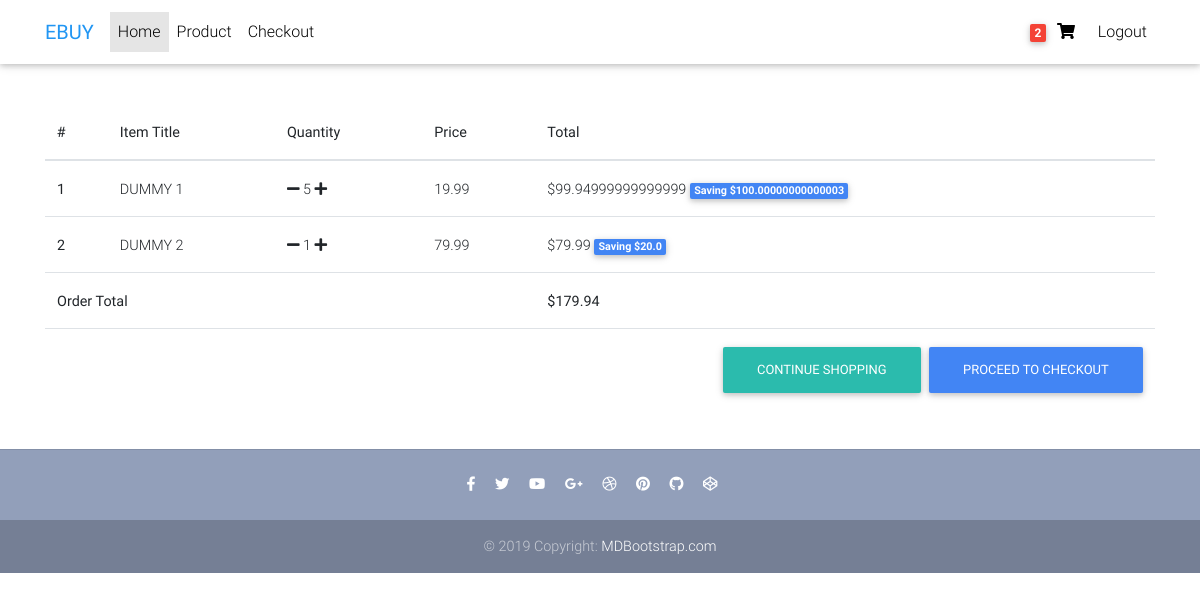
Page /order-summary (signed in) on the committed database.
### core/models.py (models this page shows, shortened)
class Order(models.Model):
    user = models.ForeignKey(settings.AUTH_USER_MODEL, on_delete = models.CASCADE)
    items = models.ManyToManyField(OrderItem)
    ordered = models.BooleanField(default = False)
    ordered_date = models.DateTimeField()
    start_date = models.DateTimeField(auto_now_add = True)
    billing_address = models.ForeignKey('BillingAddress',on_delete = models.SET_NULL,blank=True, null=True)
    Payment = models.ForeignKey('Payment',on_delete = models.SET_NULL,blank=True, null=True)
    def get_total(self):
        total = 0
        for order_item in self.items.all():
            total += order_item.get_final_price()
        return total

class OrderItem(models.Model):
    item = models.ForeignKey(Item, on_delete = models.CASCADE)
    user = models.ForeignKey(settings.AUTH_USER_MODEL, on_delete = models.CASCADE)
    quantity = models.IntegerField(default = 1)
    ordered = models.BooleanField(default = False)
    def get_total_item_price(self):
        return self.quantity * self.item.price
    def get_total_discounted_item_price(self):
        return self.quantity * self.item.discounted_price
    def get_total_amount_saved(self):
        return self.get_total_item_price() - self.get_total_discounted_item_price()
    def get_final_price(self):
        if self.item.discounted_price:
            return self.get_total_discounted_item_price()
        else:
            return self.get_total_item_price()

class Item(models.Model):
    title = models.CharField(max_length=50)
    price = models.FloatField()
    discounted_price = models.FloatField()
    categories = models.CharField(choices = CATEGORIES_CHOICES, max_length=2)
    labels = models.CharField(choices = LABELS_CHOICES, max_length=1)
    description = models.TextField(null=True)
    slug = models.SlugField()

### core/views.py (the view)
# urls.py: path('order-summary',OrderSummaryView.as_view(), name ='order-summary'),
class OrderSummaryView(LoginRequiredMixin,View):
    def get(self, *args,**kwargs):
        try:
            order = Order.objects.get(user=self.request.user, ordered=False)
            context= {'object':order}
            return render (self.request,'order-summary.html',context)
        except ObjectDoesNotExist:
            messages.error(self.request,"You do not have an active order")
            return redirect("/")

### core/templatetags/cart_template_tags.py (called while the page is built)
@register.filter
def cart_item_count(user):
    if user.is_authenticated:
        qs = Order.objects.filter(user=user, ordered=False)
        if qs.exists():
            return qs[0].items.count()
        return 0

### templates/order-summary.html (shortened to what this page needs)
{% extends 'base.html' %}
{% load static %}
{% block content %}
  <main>
    <div class="container">
        <div class="table-responsive text-nowrap">
            <table class="table">
              <thead>
                <tr>
                  <th scope="col">#</th>
                  <th scope="col">Item Title</th>
                  <th scope="col">Quantity</th>
                  <th scope="col">Price</th>
                  <th scope="col">Total</th>
                </tr>
              </thead>
              <tbody>
                  {% for order_item in object.items.all %}
                <tr>
                  <th scope="row">{{forloop.counter}}</th>
                  <td>{{order_item.item.title}}</td>
                  <td>
                    <a href="{% url 'core:remove-single-item-from-cart' order_item.item.slug %}"><i class="fas fa-minus"></i></a>
                      {{order_item.quantity}}
                      <a href="{% url 'core:add-to-cart' order_item.item.slug %}"><i class="fas fa-plus"></i></a>
                  </td>
                  <td>
                      {% if order_item.item.discounted_price %}
                      {{order_item.item.discounted_price}}
                      {% else %}
                      {{order_item.item.price}}
                      {% endif %}
                  </td>
                  <td>
                    {% if order_item.item.discounted_price %}
                    ${{order_item.get_total_discounted_item_price}}
                    <span class="badge badge-primary"> Saving ${{order_item.get_total_amount_saved}}</span>
                    {% else %}
                    ${{order_item.get_total_item_price}}
                    {% endif %}
                  </td>
                </tr>
                {% endfor %}
                {% if object.get_total %}
                <tr>
                <tr>
                    <td colspan="4"><b>Order Total</b></td>
                    <td><b>${{object.get_total}}</b></td>
                </tr>
                    <td colspan="5">
                        <a class ="btn btn-primary float-right ml-2" href="{% url 'core:checkout' %}">Proceed to Checkout</a>
                        <a class ="btn btn-default float-right " href="/">Continue Shopping</a>
                    </td>
                </tr>
                {% endif %}
              </tbody>
            </table>
          </div>
    </div>
  </main>
  {% include 'footer.html'%}
  {% endblock  %}

### templates/navbar.html (shortened to what this page needs)
{% load static %}
{% load cart_template_tags %}
 <nav class="navbar  navbar-expand-lg navbar-light white scrolling-navbar">
    <div class="container">
      <a class="navbar-brand waves-effect" href="{% url 'core:home' %}" target="_blank">
        <strong class="blue-text">EBUY</strong>
      </a>
      <div class="collapse navbar-collapse" id="navbarSupportedContent">
        <ul class="navbar-nav mr-auto">
          <li class="nav-item active">
            <a class="nav-link waves-effect" href="{% url 'core:home' %}">Home
            </a>
          </li>
          <li class="nav-item">
            <a class="nav-link waves-effect" href="#" target="_blank">Product</a>
          </li>
          <li class="nav-item">
            <a class="nav-link waves-effect" href="{% url 'core:checkout' %}"
              target="_blank">Checkout</a>
          </li>
        </ul>
        <ul class="navbar-nav nav-flex-icons">
          {% if request.user.is_authenticated %}
          <li class="nav-item">
            <a class="nav-link waves-effect" href="{% url 'core:order-summary' %}">
              <span class="badge red z-depth-1 mr-1">{{request.user|cart_item_count}}</span>
              <i class="fas fa-shopping-cart"></i>
            </a>
          </li>
          <li class="nav-item">
            <a class="nav-link waves-effect" href="{% url 'account_logout' %}">Logout </a>
          </li>
          {% else %}
          <li class="nav-item">
            <a class="nav-link waves-effect" href="{% url 'account_login' %}">Login </a>
          <li class="nav-item">
            <a class="nav-link waves-effect" href="{% url 'account_signup' %}">Signup </a>
          {% endif %}
        </ul>
      </div>
    </div>
  </nav>

### templates/base.html (style rules this page uses)
html, body, header, .carousel { height: 60vh; }

### rows in the picture
OrderItem: item "DUMMY 1", quantity "5", item.discounted_price "19.99", get_total_discounted_item_price "99.94999999999999", get_total_amount_saved "100.00000000000003"
OrderItem: item "DUMMY 2", quantity "1", item.discounted_price "79.99", get_total_discounted_item_price "79.99", get_total_amount_saved "20.0"
Order: get_total "179.94"

### other values in the picture
{{ request.user|cart_item_count }} "2"
